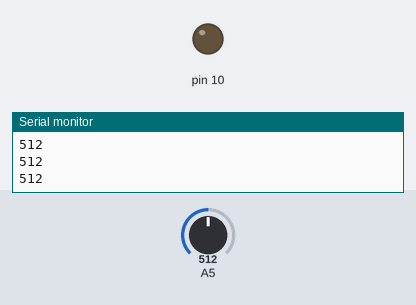
A sketch run on a simulated Arduino Uno, built with avr-gcc and run on an emulated ATmega328P. Parts: output pins drawn as LEDs (lit = HIGH), the last lines printed to the serial monitor. The test bench sets the inputs (shaded band); at power-on: A5 = 512.

Above: at 1.2 s.
1.3 s: A5 set to 11
2.8 s: A5 set to 8
At 3.5 s:
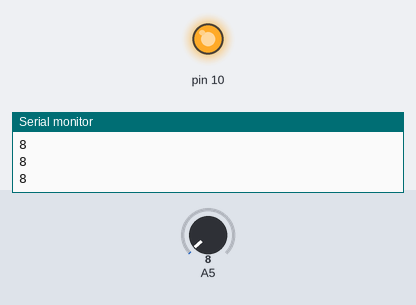
4.3 s: A5 set to 122
At 4.8 s:
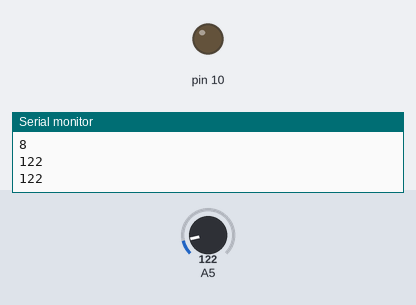
5.9 s: A5 set to 0
At 7.3 s:
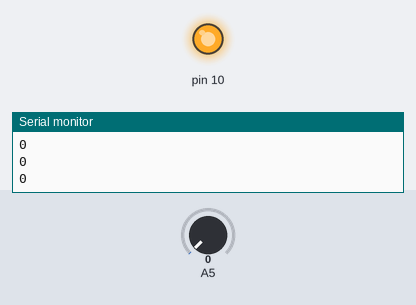
Timing chart, 0 to 8.5 s (numbered marks = the images above; inputs shaded):
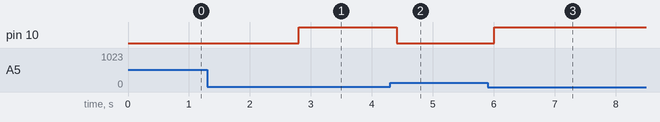

The sketch:

ldr_tst.ino
```cpp
int ldr;

void setup() {
  // put your setup code here, to run once:
  Serial.begin(9600);
  pinMode(10,OUTPUT);

}


void loop() {
  // put your main code here, to run repeatedly:
ldr = analogRead(5);
Serial.println(ldr);

if (ldr<10){
  digitalWrite(10, HIGH);
  delay(200);
} else {
  digitalWrite(10, LOW);
  delay(200);
}

}
```

Measured:
- the behaviour switches between 10 and 9 on A5 (found by bisection; images 0 and 1)
- after the input at 2.8 s, pin 10: LOW → HIGH at once
- after the input at 4.3 s, pin 10: HIGH → LOW after 0.11 s
- after the input at 5.9 s, pin 10: LOW → HIGH after 0.11 s
